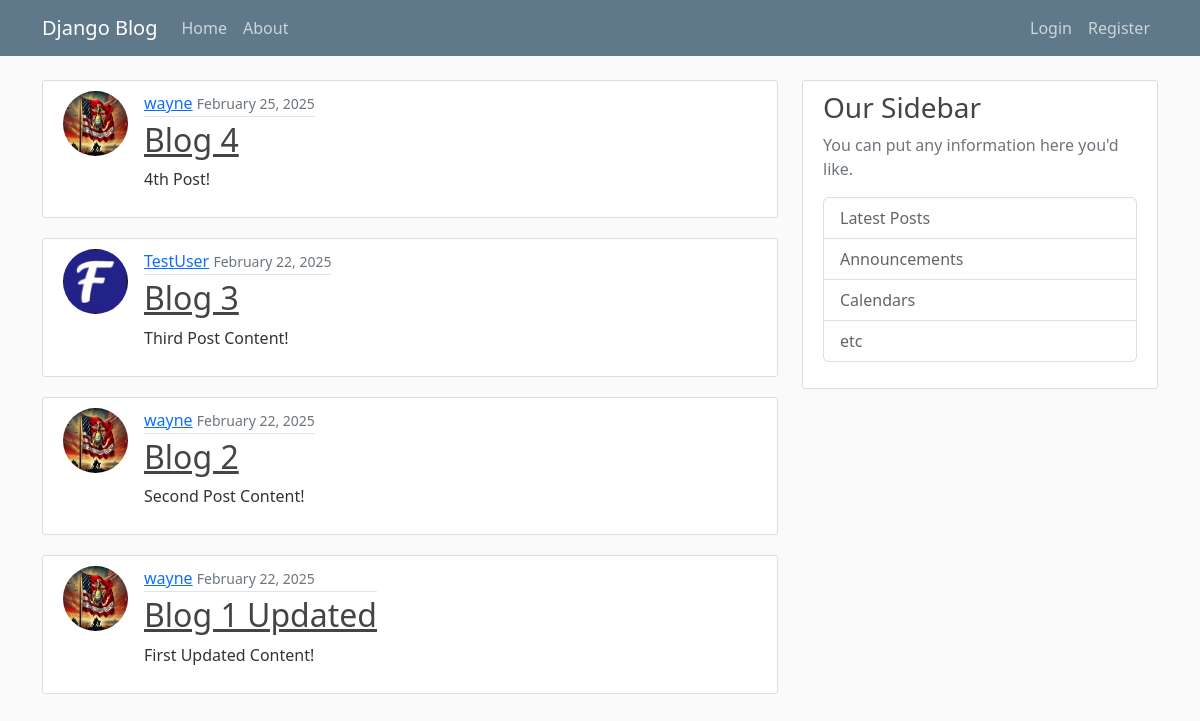
The page / on the database its author committed.
### blog/models.py (models this page shows, shortened)
class Post(models.Model):
    title = models.CharField(max_length=100)
    content = models.TextField()
    date_posted = models.DateTimeField(default=timezone.now)
    author = models.ForeignKey(User, on_delete=models.CASCADE)

### users/models.py (models this page shows, shortened)
class Profile(models.Model):
    user = models.OneToOneField(User, on_delete=models.CASCADE)
    image = models.ImageField(default='main.jpg', upload_to='profile_pics')

### blog/views.py (the view)
# urls.py: path('', PostListView.as_view(), name='blog-home'),
class PostListView(ListView):
    model = Post
    template_name = 'blog/home.html'
    context_object_name = 'posts'
    ordering = ['-date_posted']

### blog/templates/blog/home.html
{% extends "blog/base.html" %}
{% block content %}
    {% for post in posts %}
    <article class="media content-section">
      <div class="d-flex align-items-start">
        <img class="rounded-circle me-3 article-img" src="{{ post.author.profile.image.url }}" alt="">
          <div class="media-body">
            <div class="article-metadata">
              <a class="mr-2" href="#">{{ post.author }}</a>
              <small class="text-muted">{{ post.date_posted|date:"F d, Y" }}</small>
            </div>
            <h2><a class="article-title" href="{% url 'post-detail' post.id %}">{{ post.title }}</a></h2>
            <p class="article-content">{{ post.content }}</p>
          </div>
      </div>
      </article>
    {% endfor %}
{% endblock content %}

### blog/static/blog/main.css (style rules this page uses)
body { background: #fafafa; color: #333333; margin-top: 5rem; }
h1, h2, h3, h4, h5, h6 { color: #444444; }
.content-section { background: #ffffff; padding: 10px 20px; border: 1px solid #dddddd; border-radius: 3px; margin-bottom: 20px; }
.article-title { color: #444444; }
.article-content { white-space: pre-line; }
.article-img { height: 65px; width: 65px; margin-right: 16px; }
.article-metadata { padding-bottom: 1px; margin-bottom: 4px; border-bottom: 1px solid #e3e3e3 }

### rows shown on the page
Post: author.profile.image (picture), author "wayne", date_posted "February 25, 2025", title "Blog 4", content "4th Post!"
Post: author.profile.image (picture), author "TestUser", date_posted "February 22, 2025", title "Blog 3", content "Third Post Content!"
Post: author.profile.image (picture), author "wayne", date_posted "February 22, 2025", title "Blog 2", content "Second Post Content!"
Post: author.profile.image (picture), author "wayne", date_posted "February 22, 2025", title "Blog 1 Updated", content "First Updated Content!"
